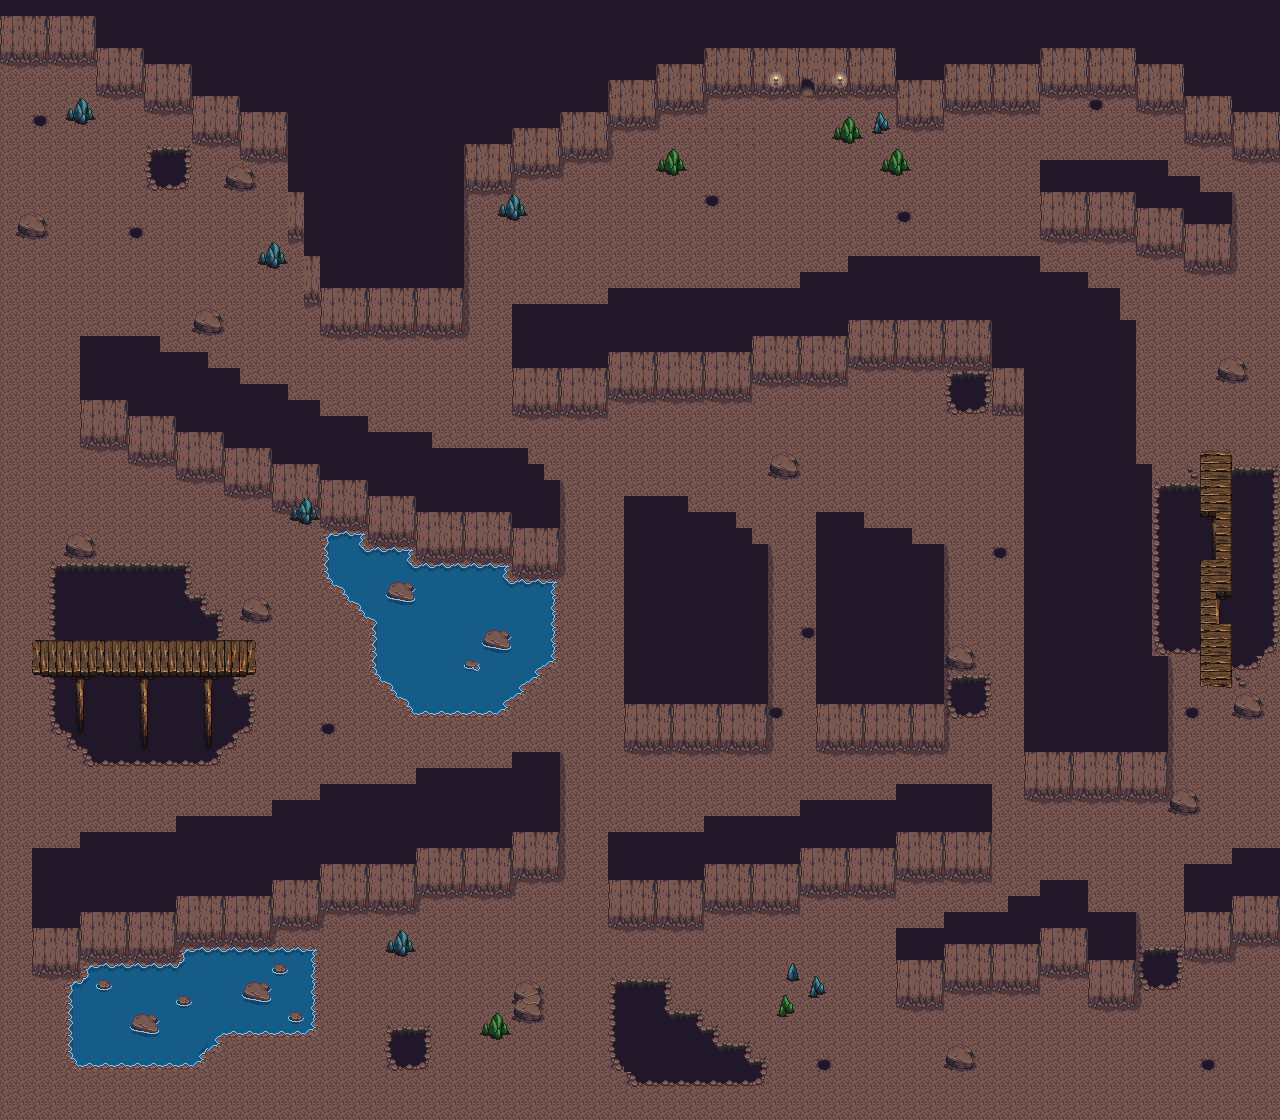

A 2D game scene composited from a Tiled map and its tileset images. What follows is a short description and the map's XML, with each tile layer's data collapsed to a summary:
An orthogonal 80x70 tile map with 16x16 px tiles, 9 tile layers (Floor, Water, Wall, Hole, ...), 3 tilesets and 171 objects.

<map version="1.10" tiledversion="1.11.2" orientation="orthogonal" renderorder="right-down" width="80" height="70" tilewidth="16" tileheight="16" infinite="0" nextlayerid="19" nextobjectid="229">
 <tileset firstgid="1" source="Tile/cave.tsx" />
 <tileset firstgid="1001" source="Tile/MainLev2.0.tsx" />
 <tileset firstgid="10793" source="Tile/decorative.tsx" />
 <layer id="9" name="Floor" width="80" height="70">
  <data>[5600 cells, 5600 non-empty, 13 distinct tile ids]</data>
 </layer>
 <layer id="2" name="Water" width="80" height="70">
  <data>[5600 cells, 5568 non-empty, 15 distinct tile ids]</data>
 </layer>
 <layer id="1" name="Wall" width="80" height="70" locked="1">
  <data>[5600 cells, 2278 non-empty, 11 distinct tile ids]</data>
 </layer>
 <layer id="3" name="Hole" width="80" height="70">
  <data>[5600 cells, 347 non-empty, 14 distinct tile ids]</data>
 </layer>
 <layer id="6" name="Rock" width="80" height="70">
  <data>[5600 cells, 123 non-empty, 31 distinct tile ids]</data>
 </layer>
 <layer id="7" name="Shadow" width="80" height="70">
  <data>[5600 cells, 349 non-empty, 10 distinct tile ids]</data>
 </layer>
 <layer id="5" name="Pillar" width="80" height="70">
  <data>[5600 cells, 52 non-empty, 22 distinct tile ids]</data>
 </layer>
 <layer id="4" name="Brigde" width="80" height="70">
  <data>[5600 cells, 53 non-empty, 36 distinct tile ids]</data>
 </layer>
 <layer id="12" name="Entrance" width="80" height="70">
  <data>[5600 cells, 7 non-empty, 5 distinct tile ids]</data>
 </layer>
 <objectgroup id="15" name="Exit">
  <object id="182" x="799.333" y="80.5833" width="16.6667" height="15" />
 </objectgroup>
 <objectgroup id="13" name="Collision">
  <object id="3" x="1" y="-1" width="94" height="49.3333" />
  <object id="6" x="96" y="1" width="48" height="79.6667" />
  <object id="8" x="144" y="-3" width="48" height="99.3333" />
  <object id="9" x="321" y="1" width="141" height="319.667" />
  <object id="11" x="193" y="0" width="48" height="129.333" />
  <object id="12" x="241" y="0" width="46" height="145" />
  <object id="13" x="287" y="-1" width="17.6667" height="226.333" />
  <object id="14" x="305" y="0" width="18" height="288.333" />
  <object id="15" x="463" y="0" width="46" height="177" />
  <object id="16" x="509" y="1" width="49" height="159.667" />
  <object id="18" x="560" y="1" width="46" height="144.333" />
  <object id="19" x="606" y="-2" width="49" height="114" />
  <object id="20" x="655.667" y="-1" width="46.3333" height="98.3333" />
  <object id="21" x="703" y="-2" width="96" height="84.3333" />
  <object id="23" x="817" y="-1" width="79" height="80.6667" />
  <object id="25" x="895" y="-1" width="48" height="114" />
  <object id="26" x="945" y="-2" width="94" height="100.333" />
  <object id="27" x="1040" y="-1" width="95" height="82.6667" />
  <object id="28" x="1136" y="3" width="47" height="94.3333" />
  <object id="29" x="1183" y="1" width="49" height="129" />
  <object id="30" x="1234" y="1" width="48" height="143.667" />
  <object id="31" x="1185.33" y="192.333" width="45.3333" height="66.3334" />
  <object id="32" x="1137" y="177" width="48.3333" height="64.3334" />
  <object id="34" x="1185.67" y="175.667" width="13.6667" height="17" />
  <object id="35" x="1054.67" y="160" width="113" height="66" />
  <object id="36" x="1025.33" y="657.333" width="140.667" height="128" />
  <object id="38" x="1025.33" y="464" width="126" height="195.333" />
  <object id="39" x="1024.67" y="320" width="110.667" height="144.667" />
  <object id="40" x="992.667" y="288" width="126.667" height="79.3333" />
  <object id="43" x="848" y="255.333" width="144.667" height="98.333" />
  <object id="44" x="992.667" y="256" width="32" height="144.333" />
  <object id="45" x="1024.67" y="256.042" width="14.6667" height="30.625" />
  <object id="46" x="1039.33" y="271.333" width="48" height="18" />
  <object id="48" x="800" y="272.667" width="47.3333" height="96.9997" />
  <object id="49" x="751.333" y="287.333" width="48" height="82" />
  <object id="50" x="608" y="289.333" width="143.333" height="95.9997" />
  <object id="51" x="512.667" y="303.333" width="94.6667" height="97.333" />
  <object id="52" x="77.3333" y="334.667" width="49.3333" height="99.9997" />
  <object id="53" x="126.667" y="333.333" width="30.6667" height="116.667" />
  <object id="54" x="157.333" y="352" width="20" height="97.6667" />
  <object id="55" x="177.333" y="352" width="29.3333" height="112.333" />
  <object id="57" x="206.667" y="368" width="18.3333" height="96.6667" />
  <object id="58" x="224.333" y="367.333" width="15.3333" height="114" />
  <object id="59" x="239.5" y="383" width="48.25" height="97.0833" />
  <object id="60" x="272" y="399.75" width="47.5" height="97.0833" />
  <object id="62" x="320.25" y="416" width="47" height="98.8333" />
  <object id="63" x="368.75" y="432.75" width="62.5" height="96.1667" />
  <object id="64" x="416" y="447.75" width="110.75" height="97.8333" />
  <object id="65" x="512.75" y="464.5" width="31" height="98.0833" />
  <object id="67" x="541" y="480" width="18.75" height="82.9167" />
  <object id="68" x="624" y="496" width="64.6667" height="241.333" />
  <object id="70" x="687.333" y="511.333" width="48" height="226" />
  <object id="71" x="736.785" y="527.333" width="15.7504" height="209.018" />
  <object id="72" x="750.015" y="543.084" width="17.0104" height="193.249" />
  <object id="73" x="815.333" y="512" width="48" height="225.666" />
  <object id="74" x="862.667" y="526.667" width="48" height="210.334" />
  <object id="75" x="911" y="544" width="32.3333" height="193.666" />
  <object id="76" x="1232.67" y="847.667" width="47.3333" height="82.3334" />
  <object id="77" x="1184.33" y="863.667" width="47.6667" height="81" />
  <object id="80" x="1088.67" y="912" width="46.6667" height="82.6667" />
  <object id="81" x="1040.33" y="879.333" width="47" height="84" />
  <object id="82" x="1008.33" y="896" width="30.6667" height="81" />
  <object id="83" x="944.667" y="911" width="63.3333" height="67.6667" />
  <object id="84" x="896" y="927.667" width="48" height="65.3334" />
  <object id="85" x="512.333" y="752.333" width="47.3333" height="112.333" />
  <object id="86" x="415.667" y="768" width="96" height="113.667" />
  <object id="87" x="320.333" y="784" width="94.6667" height="113.666" />
  <object id="88" x="272" y="800" width="48.3333" height="113.666" />
  <object id="89" x="176" y="816.667" width="96" height="113.334" />
  <object id="90" x="80" y="832" width="96" height="114.334" />
  <object id="91" x="32" y="848.667" width="47.3333" height="113.667" />
  <object id="92" x="896.667" y="784.667" width="94" height="84" />
  <object id="93" x="800" y="800.667" width="94" height="83.3333" />
  <object id="94" x="703.333" y="816" width="95.3333" height="84" />
  <object id="95" x="608.667" y="830.667" width="93.3333" height="83.6667" />
  <object id="151" x="1217.88" y="358.375" width="28.75" height="16.625" />
  <object id="152" x="882.773" y="148.989" width="24.6023" height="18.3068" />
  <object id="153" x="873.723" y="111.375" width="15.5707" height="15.8043" />
  <object id="156" x="834.875" y="116.375" width="24.625" height="16" />
  <object id="157" x="657.5" y="149.352" width="27.7045" height="17.25" />
  <object id="159" x="498.25" y="195" width="28.375" height="15.5" />
  <object id="160" x="259.454" y="242.363" width="25.6363" height="16.5454" />
  <object id="161" x="224.182" y="164.364" width="33.0909" height="17.0909" />
  <object id="162" x="66.875" y="98.9091" width="27.4091" height="16.4773" />
  <object id="163" x="17.6364" y="213.398" width="28.6136" height="16.7159" />
  </objectgroup>
 <objectgroup id="14" name="Fall">
  <!-- 56 objects omitted --></objectgroup>
 <objectgroup id="17" name="Monster_Walkable" />
 <objectgroup id="18" name="Water_slow">
  <!-- 17 objects omitted --></objectgroup>
</map>
<!-- 85 of 171 objects omitted -->
